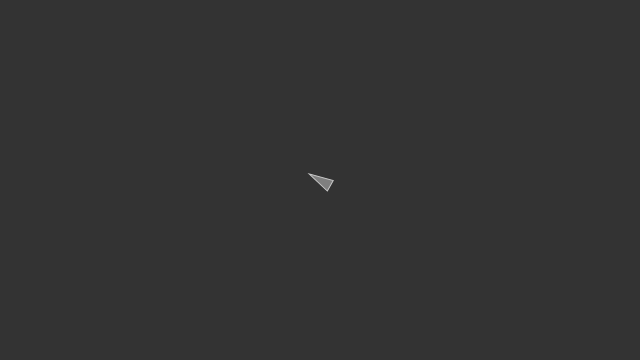
Frame 1 (no input)
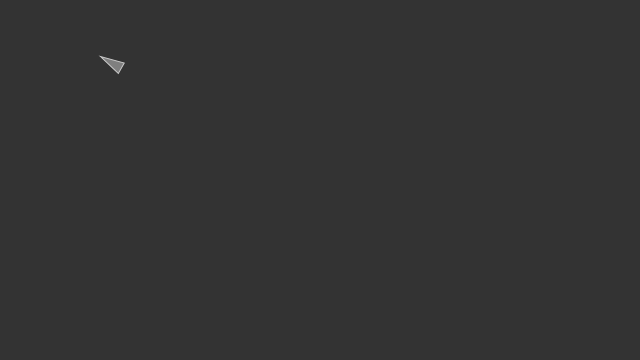
Frame 60 (no input)
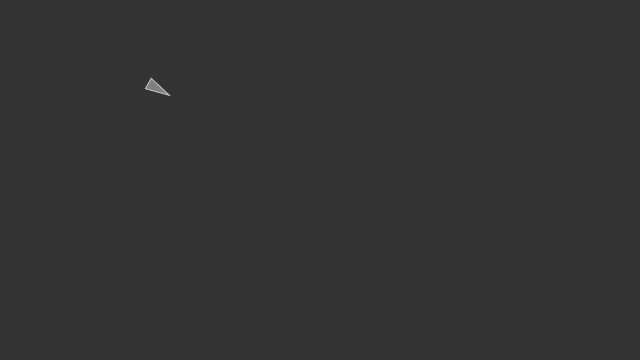
Frame 120 (the mouse pressed at the canvas centre since frame 60)

The p5.js sketch that drew these frames (run headless with seeded random() and noise() and a simulated clock; from frame 60 on, the mouse is pressed at the canvas centre):

// p5.js sketch
// ── sketch.js
// Session 3: Arrive Steering Behavior

// A vehicle
var vehicle;

function setup() {
  createCanvas(640, 360);
  // Create the vehicle
  vehicle = new Vehicle(320, 180);
  
}

function draw() {
  background(51);
  
  // Arrive at the target
  var target = createVector(mouseX, mouseY);
  vehicle.arrive(target);
  
  // Update and display
  vehicle.update();
  vehicle.display();
}
// ── vehicle.js
// Session 3: Arrive Steering Behavior

function Vehicle(x, y, m) {
  this.pos = createVector(x, y);
  this.vel = createVector(0, 0);
  this.acc = createVector(0, 0);
  this.maxspeed = 5;
  this.maxforce = 0.2;

  this.r = 6;

  this.applyForce = function(force) {
    this.acc.add(force);
  }

  this.arrive = function(target) {

    var desired = p5.Vector.sub(target, this.pos);

    // desired.setMag(this.maxspeed);

    // The arrive behavior!
    var d = desired.mag();

    if (d < 100) {
      // Map the desired magnitude according to distance
      var m = map(d, 0, 100, 0, this.maxspeed);
      desired.setMag(m);
    } else {
      desired.setMag(this.maxspeed);
    }


    var steering = p5.Vector.sub(desired, this.vel);
    steering.limit(this.maxforce);

    this.applyForce(steering);

  }

  this.update = function() {
    this.vel.add(this.acc);
    this.vel.limit(this.maxspeed);
    this.pos.add(this.vel);
    this.acc.set(0, 0);
  }

  this.display = function() {
    // Draw a triangle rotated in the direction of velocity
    var theta = this.vel.heading() + PI / 2;
    fill(127);
    stroke(200);
    strokeWeight(1);
    push();
    translate(this.pos.x, this.pos.y);
    rotate(theta);
    beginShape();
    vertex(0, -this.r * 2);
    vertex(-this.r, this.r * 2);
    vertex(this.r, this.r * 2);
    endShape(CLOSE);
    pop();
  }
}
